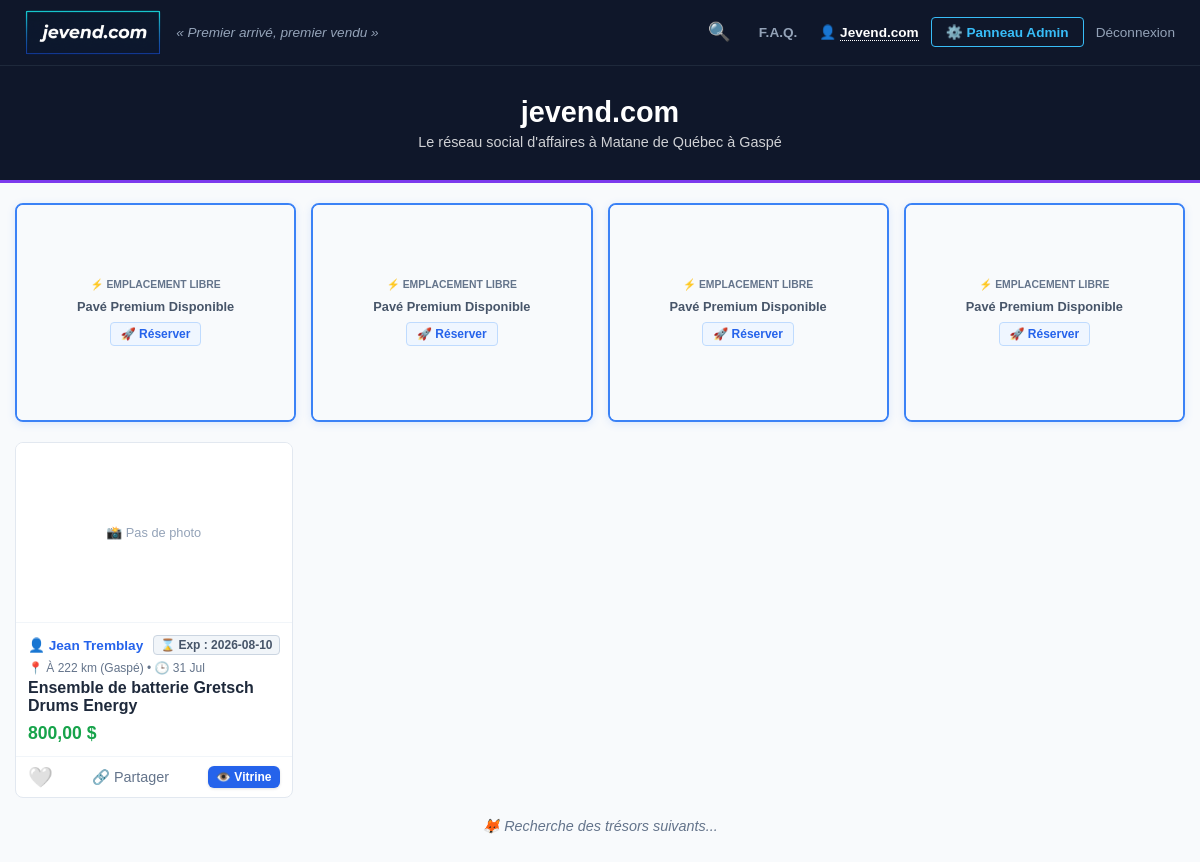
The app's page / (signed in) with its own data.
### tables this page shows
CREATE TABLE `jevend_annonces` (
  `id_annonces` int(11) NOT NULL AUTO_INCREMENT,
  `id_utilisateur` int(11) NOT NULL,
  `id_categorie` int(11) NOT NULL,
  `titre_objet_nettoye` varchar(60) NOT NULL,
  `description_service` text DEFAULT NULL,
  `prix` decimal(10,2) DEFAULT NULL,
  `prix_promo` decimal(10,2) DEFAULT NULL,
  `date_fin_promo` datetime DEFAULT NULL,
  `image_courante` varchar(255) DEFAULT NULL,
  `date_creation` timestamp NULL DEFAULT current_timestamp(),
  `date_expiration` datetime NOT NULL,
  `statut` enum('actif','vendu','expire','inactif') NOT NULL DEFAULT 'actif',
  `statut_vente` varchar(20) NOT NULL DEFAULT 'disponible',
  `nb_vues_visiteurs` int(11) NOT NULL DEFAULT 0,
  `nb_vues_membres` int(11) NOT NULL DEFAULT 0,
  `nb_clics_contact` int(11) NOT NULL DEFAULT 0,
  PRIMARY KEY (`id_annonces`),
  KEY `fk_annonces_utilisateur` (`id_utilisateur`),
  KEY `fk_annonces_categorie` (`id_categorie`),
  CONSTRAINT `fk_annonces_categorie` FOREIGN KEY (`id_categorie`) REFERENCES `jevend_categories` (`id_categorie`),
  CONSTRAINT `fk_annonces_utilisateur` FOREIGN KEY (`id_utilisateur`) REFERENCES `jevend_utilisateurs` (`id_utilisateur`) ON DELETE CASCADE
);

CREATE TABLE `jevend_utilisateurs` (
  `id_utilisateur` int(11) NOT NULL AUTO_INCREMENT,
  `nom` varchar(100) NOT NULL,
  `courriel` varchar(150) NOT NULL,
  `cellulaire` varchar(20) NOT NULL,
  `mot_de_passe` varchar(255) NOT NULL,
  `id_ville` int(11) NOT NULL,
  `description_magasin` text DEFAULT NULL,
  `filtre_region_defaut` enum('SEULE','TOUTES') NOT NULL DEFAULT 'SEULE',
  `role` enum('membre','admin') NOT NULL DEFAULT 'membre',
  `statut` enum('actif','bloque') NOT NULL DEFAULT 'actif',
  `jeton_connexion` varchar(64) DEFAULT NULL,
  `jeton_expiration` datetime DEFAULT NULL,
  `date_inscription` timestamp NULL DEFAULT current_timestamp(),
  `type_compte` enum('particulier','pro') DEFAULT 'particulier',
  `nom_entreprise` varchar(150) DEFAULT NULL,
  `neq` varchar(50) DEFAULT NULL,
  `telephone_pro` varchar(30) DEFAULT NULL,
  `adresse_pro` varchar(255) DEFAULT NULL,
  `site_web` varchar(255) DEFAULT NULL,
  `logo_pro` varchar(255) DEFAULT NULL,
  PRIMARY KEY (`id_utilisateur`),
  UNIQUE KEY `courriel` (`courriel`),
  KEY `fk_utilisateurs_ville` (`id_ville`),
  CONSTRAINT `fk_utilisateurs_ville` FOREIGN KEY (`id_ville`) REFERENCES `jevend_villes` (`id_ville`)
);

### fonctions_geoloc.php (called while the page is built, shortened)
<?php
function calculerDistanceVilles($bdd, $id_ville_1, $id_ville_2) {
    try {
        $stmt = $bdd->prepare("SELECT id_ville, latitude, longitude FROM jevend_villes WHERE id_ville IN (?, ?)");
        $stmt->execute([$id_ville_1, $id_ville_2]);
        $villes = $stmt->fetchAll(PDO::FETCH_UNIQUE);
        $lat1 = deg2rad((float)$villes[$id_ville_1]['latitude']);
        $lon1 = deg2rad((float)$villes[$id_ville_1]['longitude']);
        $lat2 = deg2rad((float)$villes[$id_ville_2]['latitude']);
        $lon2 = deg2rad((float)$villes[$id_ville_2]['longitude']);
        $vitesse_terre = 6371;
        $dlat = $lat2 - $lat1;
        $dlon = $lon2 - $lon1;
        $a = sin($dlat / 2) * sin($dlat / 2) + cos($lat1) * cos($lat2) * sin($dlon / 2) * sin($dlon / 2);
        $c = 2 * atan2(sqrt($a), sqrt(1 - $a));
        return $vitesse_terre * $c;
    } catch (PDOException $e) {
        return null;
    }
}
function obtenirTexteDistance($bdd, $id_ville_acheteur, $id_ville_vendeur, $nom_ville_vendeur, $id_auteur_annonce, $id_utilisateur_connecte) {
    $distance = calculerDistanceVilles($bdd, $id_ville_acheteur, $id_ville_vendeur);
    return "📍 À " . round($distance) . " km (" . htmlspecialchars($nom_ville_vendeur) . ")";
}

### partials/_index_annonce_listing.php (the view, shortened to what this page needs)
<div class="admin-conteneur">
    <div class="flux-grille" id="fil-actualite">
        <?php
        foreach ($flux_annonces as $annonce):
            $fichier_image = !empty($annonce['image_courante']) ? $annonce['image_courante'] : '';
            $chemin_complet_image = "uploads/" . $fichier_image;
            $a_promo = false;
            $prix_promo_affiche = 0;
            $date_exp_formatee = date('Y-m-d', strtotime($annonce['date_expiration']));
            ?>
            <div class="carte-annonce" style="<?= $a_promo ? 'border: 2px solid #dc2626;' : '' ?>">
                <div class="carte-image-zone">
                    <?php if(!empty($annonce['image_courante']) && file_exists($chemin_complet_image)): ?>
                        <img src="<?= htmlspecialchars($chemin_complet_image) ?>" alt="<?= htmlspecialchars($annonce['titre_objet_nettoye']) ?>">
                    <?php else: ?>
                        <div style="color: #94a3b8; font-size: 0.8rem; text-align: center; padding: 10px;">📸 Pas de photo</div>
                    <?php endif; ?>
                </div>
                <div class="carte-corps">
                    <div class="carte-vendeur-ligne">
                        <a href="store.php?id=<?= $annonce['id_utilisateur'] ?>" class="vendeur-nom" title="Visiter la boutique de <?= htmlspecialchars($annonce['vendeur_nom']) ?>" style="text-decoration: none;">
                            👤 <?= htmlspecialchars($annonce['vendeur_nom']) ?>
                        </a>
                        <span style="font-size: 0.75rem; color: #475569; font-weight: bold; background: #f1f5f9; padding: 2px 6px; border-radius: 4px; border: 1px solid #cbd5e1;">
                            ⌛ Exp : <?= $date_exp_formatee ?>
                        </span>
                    </div>
                    <div class="carte-meta-ligne">
                        <?= obtenirTexteDistance($bdd, $id_ville_acheteur, $annonce['vendeur_ville_id'], $annonce['vendeur_ville_nom'], $annonce['id_utilisateur'], $id_utilisateur_connecte) ?> • 🕒 <?= date('d M', strtotime($annonce['date_creation'])) ?>
                    </div>
                    <h3 class="carte-titre" title="<?= htmlspecialchars($annonce['titre_objet_nettoye']) ?>"><?= htmlspecialchars($annonce['titre_objet_nettoye']) ?></h3>
                    <div class="carte-prix">
                        <?php if ($a_promo): ?>
                            <del style="color: #94a3b8; font-size: 0.85rem; margin-right: 6px; font-weight: normal;">
                                <?= number_format((float)$annonce['prix'], 2, ',', ' ') ?> $
                            </del>
                            <span style="color: #dc2626; font-weight: bold;"><?= number_format($prix_promo_affiche, 2, ',', ' ') ?> $</span>
                        <?php else: ?>
                            <?= number_format((float)$annonce['prix'], 2, ',', ' ') ?> $
                        <?php endif; ?>
                    </div>
                </div>
                <div class="carte-actions">
                    <button class="btn-favoris" data-id="<?= $annonce['id_annonces'] ?>" title="Favoris">
                        <?= ($annonce['est_favoris'] == 1) ? '❤️' : '🤍' ?>
                    </button>
                    <button style="background:none; border:none; cursor:pointer; font-size:0.9rem; color:#64748b; padding:0;" onclick="partagerAnnonce(<?= $annonce['id_annonces'] ?>, '<?= htmlspecialchars(addslashes($annonce['titre_objet_nettoye']), ENT_QUOTES) ?>')">
                        🔗 Partager
                    </button>
                    <?php if (isset($annonce['statut_vente']) && $annonce['statut_vente'] === 'vendu'): ?>
                        <a href="details.php?id=<?= $annonce['id_annonces'] ?>" class="btn-action" style="margin:0; padding:4px 8px; font-size:0.75rem; text-decoration:none; width:auto; background-color:#64748b;">📂 Archives</a>
                    <?php else: ?>
                        <a href="details.php?id=<?= $annonce['id_annonces'] ?>" class="btn-action" style="margin:0; padding:4px 8px; font-size:0.75rem; text-decoration:none; width:auto; <?= $a_promo ? 'background-color:#dc2626;' : '' ?>">👁️ Vitrine</a>
                    <?php endif; ?>
                </div>
            </div>
            <?php
        endforeach;
        ?>
    </div>
    <div id="declencheur-scroll" style="height: 50px; margin-top: 20px; text-align: center; color: #64748b; font-style: italic; font-size: 0.9rem;">🦊 Défiler pour en voir plus...</div>
</div>

### style.css (style rules this page uses)
body { background-color: #f8fafc; color: #1e293b; font-family: Arial, sans-serif; display: flex; align-items: center; justify-content: center; min-height: 100vh; margin: 0; padding: 20px; box-sizing: border-box; }
.btn-action { width: 100%; padding: 12px; background-color: #2563eb; color: #ffffff; border: none; font-weight: bold; border-radius: 4px; cursor: pointer; font-size: 1rem; margin-top: 10px; transition: background-color 0.2s; }
.admin-body { background-color: #f8fafc; color: #1e293b; font-family: Arial, sans-serif; margin: 0; padding: 0; display: block; min-height: 100vh; }
.admin-conteneur { padding: 30px; max-width: 1200px; margin: 0 auto; }

### style_index.css (style rules this page uses)
.admin-conteneur { max-width: 1200px; margin: 0 auto; padding: 0 15px; box-sizing: border-box; }
.flux-grille { display: grid; grid-template-columns: repeat(auto-fill, minmax(250px, 1fr)); gap: 20px; margin-top: 20px; }
.carte-annonce { background: #ffffff; border: 1px solid #e2e8f0; border-radius: 8px; overflow: hidden; display: flex; flex-direction: column; transition: transform 0.2s ease; }
.carte-image-zone { width: 100%; height: 180px; background-color: #ffffff; border-bottom: 1px solid #f1f5f9; overflow: hidden; display: flex; align-items: center; justify-content: center; padding: 5px; box-sizing: border-box; position: relative; }
.carte-corps { padding: 12px; flex-grow: 1; display: flex; flex-direction: column; }
.carte-vendeur-ligne { display: flex; justify-content: space-between; align-items: center; font-size: 0.85rem; margin-bottom: 6px; }
.vendeur-nom { font-weight: bold; color: #2563eb; }
.carte-meta-ligne { font-size: 0.75rem; color: #64748b; margin-bottom: 4px; }
.carte-titre { font-size: 1rem; font-weight: bold; color: #1e293b; margin: 0 0 6px 0; display: -webkit-box; -webkit-line-clamp: 2; -webkit-box-orient: vertical; overflow: hidden; height: 2.4rem; }
.carte-prix { font-size: 1.1rem; font-weight: bold; color: #16a34a; margin-top: auto; }
.carte-actions { display: flex; border-top: 1px solid #f1f5f9; padding: 8px 12px; gap: 8px; align-items: center; justify-content: space-between; }
.btn-action { display: inline-block; background-color: #2563eb; color: #ffffff !important; padding: 6px 14px; border-radius: 6px; font-weight: bold; font-size: 0.8rem; text-decoration: none; text-align: center; border: none; cursor: pointer; box-shadow: 0 1px 3px rgba(0, 0, 0, 0.12); transition: background-color 0.2s ease, transform 0.1s ease; }
.btn-favoris { background: none; border: none; cursor: pointer; font-size: 1.25rem; padding: 0; transition: transform 0.1s ease; }

### records on screen
jevend_annonces: shows "📸 Pas de photo", id_utilisateur.nom "Jean Tremblay", date_expiration "2026-08-10", id_utilisateur "📍 À 222 km (Gaspé)", date_creation "31 Jul", titre_objet_nettoye "Ensemble de batterie Gretsch Drums Energy", prix "800,00"

### other values on screen
$_SESSION['nom_entreprise'] "Jevend.com"
